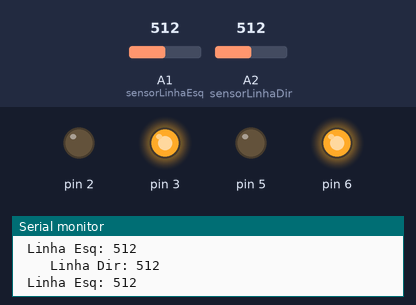
This sketch was run on a simulated Arduino Uno, built with avr-gcc and run on an emulated ATmega328P. Shown: output pins drawn as LEDs (lit = HIGH), the last lines printed to the serial monitor. The inputs (shaded band) are chosen by the test bench; at power-on: A1 (sensorLinhaEsq) = 512, A2 (sensorLinhaDir) = 512.

Above: at 1.2 s.
1.3 s: A1 (sensorLinhaEsq) set to 262
4.3 s: A1 (sensorLinhaEsq) set to 241
At 5.5 s:
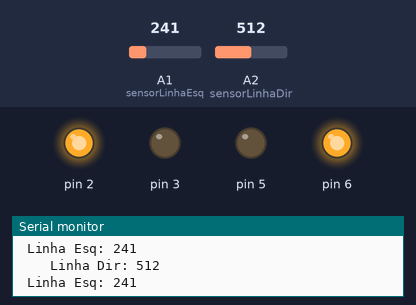
6.0 s: A2 (sensorLinhaDir) set to 264
7.5 s: A2 (sensorLinhaDir) set to 234
At 8.2 s:
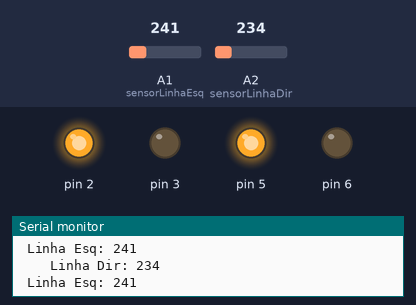
9.0 s: A1 (sensorLinhaEsq) set to 306
At 9.5 s:
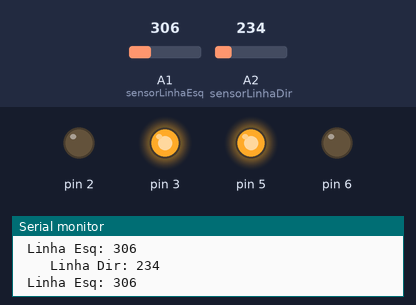
10.5 s: A1 (sensorLinhaEsq) set to 122
At 12.0 s:
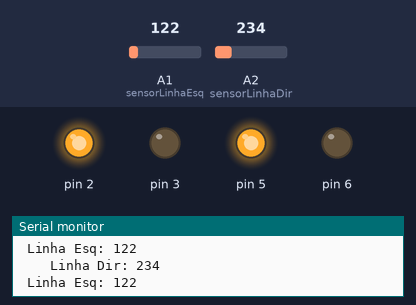
Timing chart, 0 to 13.0 s (numbered marks = the images above; inputs shaded):
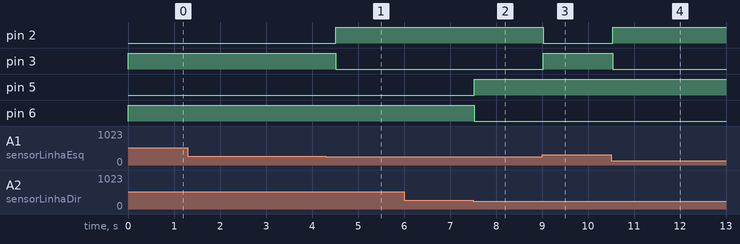

The sketch:

teste1sensores.ino
```cpp
/************************************\
|   Código Elaborado por RoboCore    |
| Sinta-se livre para usar ou editar |
|    SEMPRE cite a fonte do código   |
|          www.RoboCore.net          |
\************************************/
int lim = 250;// define o limite entre o branco e o preto
// abaixo desse valor definimos de branco, acima dele e considerado
// preto.

//quanto menor o valor, mais luz infravermelha chega ao sensor

int sensorLinhaDir = A2;
int sensorLinhaEsq = A1;
//int sensorCantoEsq = A;
//int sensorCantoDir = A;

int ledPin = 13;      // select the pin for the LED
int valorLinhaEsq, valorLinhaDir, valorCantoEsq, valorCantoDir = 0;  // variable to store the value coming from the sensor

void setup() {
    Serial.begin(9600);
    pinMode(2,OUTPUT);
    pinMode(3,OUTPUT);
    pinMode(5,OUTPUT);
    pinMode(6,OUTPUT);
}

void loop() {

  valorLinhaEsq = analogRead(sensorLinhaEsq);
  valorLinhaDir = analogRead(sensorLinhaDir);
  //valorCantoEsq = analogRead(sensorCantoEsq);
  //valorCantoDir = analogRead(sensorCantoDir);

  Serial.print("Linha Esq: ");
  Serial.print(valorLinhaEsq);
  Serial.print("\n ");
  Serial.print("   Linha Dir: ");
  Serial.print(valorLinhaDir);
  Serial.print("\n ");
if(valorLinhaEsq<lim  &&  valorLinhaDir>lim){
  digitalWrite(2,HIGH);
  digitalWrite(3,LOW);

  digitalWrite(5,LOW);
  digitalWrite(6,HIGH);
}
else if(valorLinhaEsq>lim  && valorLinhaDir<lim){
  digitalWrite(2,LOW);
  digitalWrite(3,HIGH);

  digitalWrite(5,HIGH);
  digitalWrite(6,LOW);
}
else if(valorLinhaEsq<lim  &&  valorLinhaDir<lim){
  digitalWrite(2,HIGH);
  digitalWrite(3,LOW);

  digitalWrite(5,HIGH);
  digitalWrite(6,LOW);
}
else if(valorLinhaEsq>lim  &&  valorLinhaDir>lim){
  digitalWrite(2,LOW);
  digitalWrite(3,HIGH);

  digitalWrite(5,LOW);
  digitalWrite(6,HIGH);
}


  //Serial.print("   Canto Esq: ");
  //Serial.print(valorCantoEsq);
  //Serial.print("   Canto Dir: ");
  //Serial.println(valorCantoDir);

  delay(250);
}
```

Measured:
- the behaviour switches between 250 and 249 on A1 (sensorLinhaEsq) (found by bisection; images 0 and 1)
- the behaviour switches between 250 and 249 on A2 (sensorLinhaDir) (found by bisection; images 1 and 2)
- after the input at 4.3 s, pin 2: LOW → HIGH after 0.22 s; pin 3: HIGH → LOW after 0.22 s
- after the input at 7.5 s, pin 5: LOW → HIGH at once; pin 6: HIGH → LOW at once
- after the input at 9.0 s, pin 2: HIGH → LOW at once; pin 3: LOW → HIGH at once
- after the input at 10.5 s, pin 2: LOW → HIGH at once; pin 3: HIGH → LOW at once
